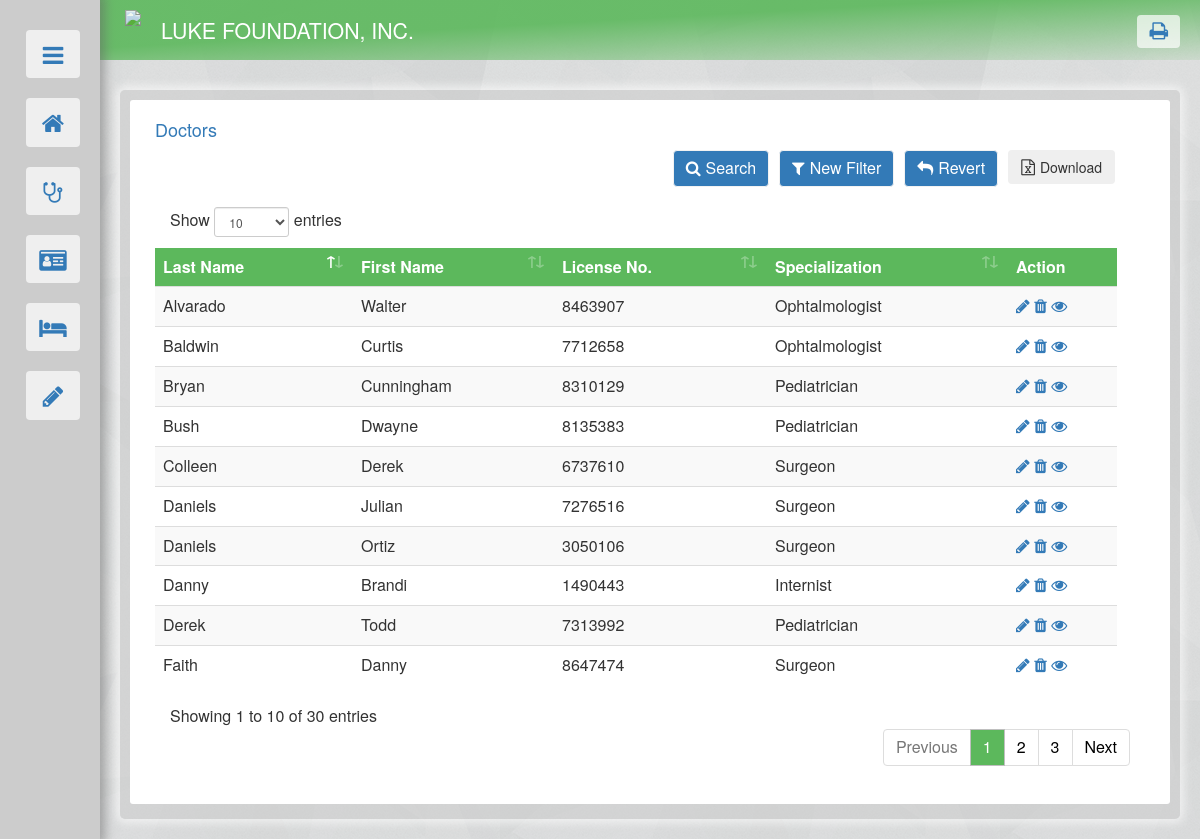
The app's page /doctors.php with its own data.
### tables this page shows
create table DOCTOR(
	DOC_LICENSE_NUM  CHAR(7) NOT NULL UNIQUE,
	LAST_NAME VARCHAR(20) NOT NULL,
	FIRST_NAME VARCHAR(20)  NOT NULL,
	ADDRESS VARCHAR(50),
	SPECIALIZATION VARCHAR(25),
	PRIMARY KEY (DOC_LICENSE_NUM)
);

### doctors.php (the view, shortened to what this page needs)
<!DOCTYPE html>
<html>
	<head>
		<link href="references/bootstrap.min.css" rel="stylesheet"/>
		<link rel="stylesheet" href="references/font-awesome.min.css">
		<link rel="stylesheet" type="text/css" href="theme2.css">
		<link rel="stylesheet" href="references/dataTables.bootstrap4.min.css"/>
	</head>
	<body style="justify-content: center;">
		<?php include("nav.php"); ?>
		<div id="body">
			<div class="container-fluid" id="outer">
				<?php
					include("dbconnect.php");
					$FN_MAX = 15;
					$LN_MAX = 20;
					$LIC_LENG = 7;
					$ADDR_MAX = 50;
				?>
				<div class="container-fluid" id="basic" >
					<div id="inner" >
						<div class="container-fluid" >
							<h4 style="color:#337ab7;">Doctors</h4>
						</div>
						<div class="container-fluid" >
							<div>
								<div class="container-fluid">
									<ul class="list-group">
										<?php
											$DEFAULT = 0;
											if(isset($_POST["filter_check"])){
												$F_SC = "";
												if(isset($_POST["FSC"])){
													if(strlen($_POST["FSC"])>0){
														$F_SC1 = $_POST["FSC"];
													}
													if(strlen($F_SC1)>1){
														$F_SC = 'SPECIALIZATION="'.$F_SC1.'"';
														$filter = " WHERE ".$F_SC;
													}else {
														$filter = "";
													}
												}
											} else {
												$filter = "";
											}
											$D_query = "SELECT * FROM DOCTOR $filter order by LAST_NAME asc";
											$output = $mydatabase->query($D_query);
											if($DEFAULT==0){
												include("doctors_filter.php");
												if ($output->num_rows > 0) {
													echo '<div id="tableCon"><table id="docdat" class="table table-striped row">
															<thead>
																<tr id="tophead">
																<td style="color:#ffffff">'.'Last Name'.'</th>
																<td style="color:#ffffff">'.'First Name'.'</th>
																<td style="color:#ffffff">'.'License No.'.'</th>
																<td style="color:#ffffff">'.'Specialization'.'</th>
																<td style="color:#ffffff">'.'Action'.'</th>
																</tr>
															</thead>';
													while($row = $output->fetch_assoc()) {
														echo 	'<tr>
																	<td>'.$row["LAST_NAME"].'</td>
																	<td>'.$row["FIRST_NAME"].'</td>
																	<td>'.$row["DOC_LICENSE_NUM"].'</td>
																	<td>'.$row["SPECIALIZATION"].'</td>
																	<td>
																		<a href=""><span class="fa fa-pencil" title="Edit"></span></a>
																		<a role="button" id="'.$row["DOC_LICENSE_NUM"].'" onclick="outer_close(this.id)"><span class="fa fa-trash" title="Delete"></span></a>
																		<a href="'.'doctors.php'.'?profilepage='.$row["DOC_LICENSE_NUM"].'">'.'<span class="fa fa-eye" title="See full detail"></span></a>
																	</td>
																</tr>';
													}
													echo 	'</table></div>';
												} else { echo "No Records."; }
											}else if ($DEFAULT==1) {
												$query = "SELECT s.CASE_NUM, s.SURG_DATE, s.SURG_ADDRESS, p.PAT_ID_NUM, p.PAT_FNAME, p.PAT_LNAME FROM SURGERY s, EYEPATIENT p WHERE s.PAT_ID_NUM=p.PAT_ID_NUM ORDER BY SURG_DATE DESC";
												$output1 = $mydatabase->prepare("SELECT * FROM DOCTOR where DOC_LICENSE_NUM = '$profile_p' ");
												$output1->execute();
												$line1 = $output1->get_result();
												$dataline = $line1->fetch_assoc();
												$output2 = $mydatabase->query($query);
												$D_NAME = $dataline["FIRST_NAME"].' '.$dataline["LAST_NAME"];
												$D_DLN = $dataline["DOC_LICENSE_NUM"];
												$D_LN = $dataline["LAST_NAME"];
												$D_FN = $dataline["FIRST_NAME"];
												$D_A = $dataline["ADDRESS"];
												$D_SP = $dataline["SPECIALIZATION"];
												$SPEC_choice = array('Select specialization', 'Pediatrician','Ophthalmologist','Anesthesiologist','Surgeon','Internist');
												echo '<div>
														<div class="container-fluid">
															<h3>Dr. '.$D_NAME.'</h3>
															<div class="panel panel-default" style="padding-bottom:10px;">
																<div class="panel-heading" id="tophead1">Doctor Information</div>
																<div class="panel-body row" style="margin:0px; padding:5px 10px;">
																	<div class="col-md-3" style="font-weight:bold;">License Number</div>
																	<div class="col-md-9">'.$D_DLN.'</div>
																</div>
																<div class="panel-body row" style="margin:0px; padding:5px 10px;">
																	<div class="col-md-3" style="font-weight:bold;">Address</div>
																	<div class="col-md-9">'.$D_A.'</div>
																</div>
																<div class="panel-body row" style="margin:0px; padding:5px 10px;">
																	<div class="col-md-3" style="font-weight:bold;">Specialization</div>
																	<div class="col-md-9">'.$D_SP.'</div>
																</div>
															</div>
															<div class="panel panel-default" style="padding-bottom:10px;">
																<div class="panel-heading" id="tophead1">Surgeries Attended</div>
																<div class="panel-body row" style="margin:0px; padding:5px 10px;">
																		<table id="docdat2" class="table table-striped row">
																		<thead>
																			<tr id="tophead">
																			<td style="color:#ffffff">'.'Date'.'</th>
																			<td style="color:#ffffff">'.'Patient'.'</th>
																			<td style="color:#ffffff">'.'Address'.'</th>
																			<td style="color:#ffffff">'.'Action'.'</th>
																			</tr>
																		</thead>';
												while($dataline2 = $output2->fetch_assoc()) {
													echo 	'<tr>
																<td>'.$dataline2["SURG_DATE"].'</td>
																<td><a href="patient.php?profilepage='.$dataline2["PAT_ID_NUM"].'""><span class="fa fa-external-link" title="View patient"></span></a> '.$dataline2["PAT_FNAME"].' '.$dataline2["PAT_LNAME"].'</td>
																<td>'.$dataline2["SURG_ADDRESS"].'</td>
																<td>
																	<a href=""><span class="fa fa-pencil" title="Edit"></span></a>
																	<a href=""><span class="fa fa-trash" title="Delete"></span></a>
																	<a href="'.'surgery.php'.'?profilepage='.$dataline2["CASE_NUM"].'">'.'<span class="fa fa-eye" title="See full detail"></span></a>
																</td>
															</tr>';
												}
												echo				'</table>
																</div>
															</div>
														</div>
													</div>';
												echo '<div id="link_buttons">
														<button class="btn btn-default" id="del_button" value="doctors" data-toggle="modal" data-target="#confirm_this" style="margin-left:15px;"> <span class="fa fa-trash" style="font-size:15px;"></span> Delete </button>
														<button type="button" class="btn btn-default" data-toggle="modal" data-target="#EditBox" style="margin-left:10px;"><span class="fa fa-edit" style="font-size:15px;"></span> Edit</button>
														<div style="text-align:right;"><a role="button" class="btn" id="go" style="margin-right:15px;" href="doctors.php">Back</a></div>
													</div>';
												echo '<div class="modal fade" id="EditBox" role="dialog" style="top:50px;">
														<div class="modal-dialog modal-lg">';
												echo 		'<div class="modal-content">
																<div class="modal-header">
																	<button type="button" class="close" data-dismiss="modal">&times;</button>
																	<h4 class="modal-title">Edit Record</h4>
																</div>
																<div class="modal-body">';
												echo 				'<div class="container-fluid">
																		<form method="post" id="updating">
																			<p style="margin-bottom: 20px; color:#666666;">
																				Please do not leave the required<span style="color: #d9534f">*</span> fields blank.
																			</p>
																			<div class="container-fluid" style="margin-bottom: 10px;">
																				<label for="F_NAME" style="width: 175px; float: left; ">First Name<span style="color: #d9534f">*</span> </label>
																				<input type="text" class="form-control" id="F_NAME" maxlength="'.$FN_MAX.'" name="F_NAME" value="'.$D_FN.'" style="width: 150px; float: left;" required >
																			</div>
																			<div class="container-fluid" style="margin-bottom: 10px;">
																				<label for="L_NAME" style="width: 175px; float: left; ">Last Name<span style="color: #d9534f">*</span> </label>
																				<input type="text" class="form-control" id="L_NAME" maxlength="'.$LN_MAX.'" name="L_NAME" value="'.$D_LN.'" style="width: 150px; float: left;" required >
																			</div>
																			<div class="container-fluid" style="margin-bottom: 10px;">
																				<label for="LICENSE_NUM" style="width: 175px; float: left; ">License Number<span style="color: #d9534f">*</span> </label>
																				<input pattern="\d{5,7}" type="text" class="form-control" id="LICENSE_NUM" maxlength="'.$LIC_LENG.'" name="LICENSE_NUM" value="'.$D_DLN.'" style="width: 90px; float: left;" required >
																			</div>
																			<div class="container-fluid" style="margin-bottom: 10px;">
																				<label for="ADDRESS" style="width: 175px; float: left; ">Address </label>
																				<input type="text" class="form-control" id="ADDRESS" maxlength="'.$ADDR_MAX.'" name="ADDRESS" value="'.$D_A.'" style="max-width: 450px; float: left;">
																			</div>
																				<div class="container-fluid" style="margin-bottom: 10px;">
																					<label for="SPECIALIZATION" style="width: 175px; float: left; ">Specialization</label>
																					<select class="form-control" id="SPECIALIZATION" name="SPECIALIZATION" style="max-width: 250px; float: left;">';
																					for ($spec=0; $spec < sizeof($SPEC_choice); $spec++) {
																						if($spec==0){
																							echo '<option value = "">-Select specialization-</option>';
																						}else{
																							if($D_SP==$SPEC_choice[$spec]){
																								echo '<option value = "'.$SPEC_choice[$spec].'" selected>'.$SPEC_choice[$spec].'</option>';
																							}else{
																								echo '<option value = "'.$SPEC_choice[$spec].'">'.$SPEC_choice[$spec].'</option>';
																							}
																						}
																					}
																					echo '</select>
																			</div>
																				<div class="text-center" style="margin-top: 20px;">
																				<button type="submit" onclick="update()" class="btn btn-default" value="'.$D_DLN.'" name="doctors_update">Update</button>
																			</div>
																		</form>
																	</div>';
												echo 			'</div>
																<div class="modal-footer">
																	<button type="button" class="btn btn-default" data-dismiss="modal" >Cancel</button>
																	</div>
																</div>';
												echo 			'<script>
																	function update() {
																		var license = document.getElementById("LICENSE_NUM").value;
																		document.getElementById("updating").action = "doctors.php?profilepage="+license;
																	}
																</script>
															</div>
														</div>';
											}else if($DEFAULT==2){
												$del = "DELETE FROM DOCTOR WHERE DOC_LICENSE_NUM = '$delete_p' ";
												if ($mydatabase->query($del) === TRUE) {
													echo "Record deleted.";
													echo '<div class="row" style="text-align:right;"><a role="btn" class="btn" id="go"  href="'.'doctors.php'.'">Back</a></div>';
												} else {
													echo '<div style="margin-top:10px;" class="alert alert-danger alert-dismissable"><a class="close" data-dismiss="alert" aria-label="close">&times;</a>
														<p><strong>Cannot Delete Record</strong></p>
														<p>Error deleting record: '.$mydatabase->error.'</p></div>';
													echo '<div class="row" style="text-align:right;"><a role="btn" class="btn" id="go"  href="'.'doctors.php'.'">Back</a></div>';
												}
											}
										?>
									</ul>
								</div>
							</div>
						</div>
					</div>
				</div>
			</div>
		</div>
	</body>
</html>

### nav.php (shortened to what this page needs)
<?php
	$link = array("Home.php", "doctors.php", "patient.php", "surgery.php");
	$link_sym = array("home", "stethoscope", "id-card", "bed");
	echo '<div style="position: relative;"><div id="sider">
			<div style="padding: 20px;">';
	echo 		'<button class="btn" onclick="OSB()" id="OSB" value="0"  style="float: right; width: 54px;">
					<span class="fa fa-bars"></span>
				</button>';
	for ($i=0; $i < sizeof($link); $i++) {
		echo '<a  href="'.$link[$i].'">
				<button class="btn" id="OSB" style="float:right;">
					<span class=" fa fa-'.$link_sym[$i].'"></span>';
		echo 	'</button>
			</a>';
	}
	$forms = " Forms ";
	echo '<button class="btn" id="FSB" onclick="FSB()" style="float:right;">
			<span class=" fa fa-pencil" value="0"></span>
			<p class="collapse peeklabel" id="nav-label" style="font-size: 12pt; float:left; padding-top:5px; padding-left: 20px;">'.$forms.'</p>
		</button>
		<div id="subform">';
	echo '</div></div></div></div>';
	echo
	'<div class="container" id="headlogo" style="transition: 0.5s; background: linear-gradient(to bottom right, rgba(92, 184, 92, 0.9) 40%, rgba(92, 184, 92, 0) 110%); padding: 10px; width: calc(100% - 100px); height:60px; margin-left:100px; margin-bottom: 10px; min-width: 950px;">
		<a href="Home.php">
		<div >
			<img style="float:left; height:40px; margin-left:15px; opacity:0.9;" src="images/luke_logo.bmp">
			<p style="float:left; font-size:16pt; color:#ffffff; margin: 5px 20px;"> LUKE FOUNDATION, INC. </p>
		</div>
		</a>
		<div style="float:right;">
			<button class="btn" onclick="page_print()" style="margin-right:10px; border: none;"><span class="fa fa-print" style="font-size:20px;"></span> </button>
		</div>
	</div>';
?>

### doctors_filter.php (shortened to what this page needs)
<?php
	echo '<div class="row" id="criteria_buttons">';
	echo '<div style="float: right; margin: 0px 30px 10px 0px;"><button type="button" class="btn" id="download" ><span class="fa fa-file-excel-o" style="font-size:16px; margin-right:5px;"></span>Download</button></div>';
	$where = "'doctors.php'";
	echo '<div style="float: right; margin: 0px 10px 10px 0px;"><button type="button" class="btn" id="go" onclick="location.href='.$where.'" ><span class="fa fa-reply" style="font-size:16px; margin-right:5px;"></span>Revert</button></div>';
	echo '<div style="float: right; margin: 0px 10px 10px 0px;"><button type="button" class="btn" data-toggle="collapse" data-target="#upper" id="go" ><span class="fa fa-filter" style="font-size:16px; margin-right:5px;"></span>New Filter</button></div>';
	echo '<div style="float: right; margin: 0px 10px 10px 0px;"><button type="button" class="btn" data-toggle="collapse" data-target="#upper1" id="go" ><span class="fa fa-search" style="font-size:16px; margin-right:5px;"></span>Search</button></div>';
	echo '</div>';
?>

### theme2.css (style rules this page uses)
#sider { background-color: rgb(204, 204, 204); z-index: 1; color: #337ab7; position: fixed; width: 100px; height: 100%; transition: 0.5s; }
#sider button { width: 90%; font-size:24px; margin: 10px 0px; }
#headlogo button { margin-top: 5px; background-color: rgba(255, 255, 255, 0.7); color: #337ab7; }
#body { padding: 20px; margin-left: 100px; }
body { background-image: url("/images/bg2.png"); background-color: #d9d9d9; }
#outer { background-color: rgba(204, 204, 204, 0.5); margin: auto; padding: 10px 10px 15px 10px; border-radius: 5px; min-width: 900px; box-shadow: 0px 0px 10px 4px rgba(255,255,255, 0.6); }
div, li, td { font-size: 12pt; overflow-wrap: break-word; }
#tophead { background-color: #5cb85c; border-radius: 5px; color: #f2f2f2; border: 0px; font-weight: bold; }
#go, #veracity { background-color: #337ab7; border-color: #f2f2f2; color: #ffffff; font-size: 12pt; }
#basic { background-color: #ffffff; padding: 0px; margin: 0px; border-radius: 3px; }
#inner { padding: 10px; }

### records on screen
doctor: LAST_NAME "Alvarado", FIRST_NAME "Walter", DOC_LICENSE_NUM "8463907", SPECIALIZATION "Ophtalmologist"
doctor: LAST_NAME "Baldwin", FIRST_NAME "Curtis", DOC_LICENSE_NUM "7712658", SPECIALIZATION "Ophtalmologist"
doctor: LAST_NAME "Bryan", FIRST_NAME "Cunningham", DOC_LICENSE_NUM "8310129", SPECIALIZATION "Pediatrician"
doctor: LAST_NAME "Bush", FIRST_NAME "Dwayne", DOC_LICENSE_NUM "8135383", SPECIALIZATION "Pediatrician"
doctor: LAST_NAME "Colleen", FIRST_NAME "Derek", DOC_LICENSE_NUM "6737610", SPECIALIZATION "Surgeon"
doctor: LAST_NAME "Daniels", FIRST_NAME "Julian", DOC_LICENSE_NUM "7276516", SPECIALIZATION "Surgeon"
doctor: LAST_NAME "Daniels", FIRST_NAME "Ortiz", DOC_LICENSE_NUM "3050106", SPECIALIZATION "Surgeon"
doctor: LAST_NAME "Danny", FIRST_NAME "Brandi", DOC_LICENSE_NUM "1490443", SPECIALIZATION "Internist"
doctor: LAST_NAME "Derek", FIRST_NAME "Todd", DOC_LICENSE_NUM "7313992", SPECIALIZATION "Pediatrician"
doctor: LAST_NAME "Faith", FIRST_NAME "Danny", DOC_LICENSE_NUM "8647474", SPECIALIZATION "Surgeon"
